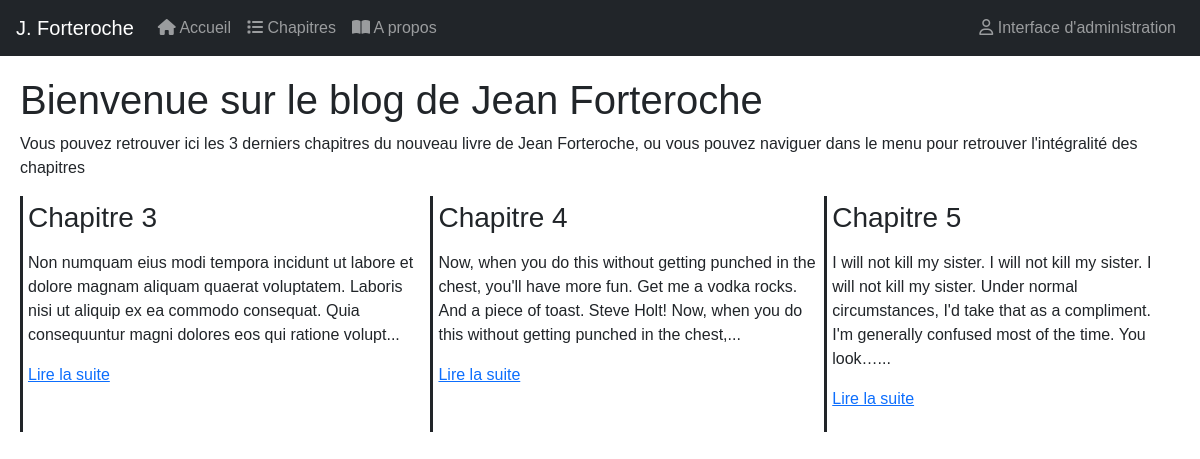
Before: / with the older database file.
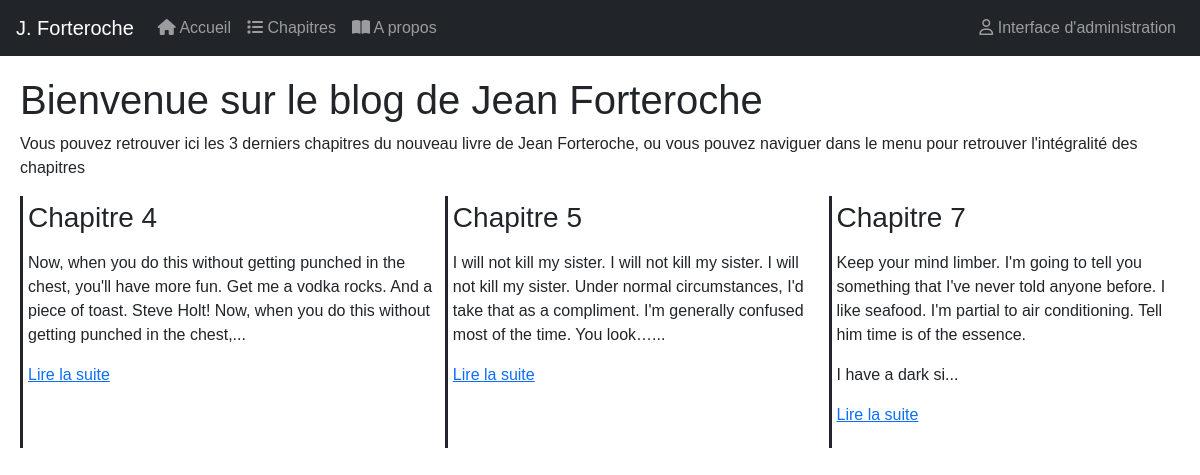
After: the same page with the newer database file.
### tables this page shows
CREATE TABLE IF NOT EXISTS `billets` (
  `id` int(11) NOT NULL AUTO_INCREMENT,
  `titre` varchar(255) DEFAULT NULL,
  `contenu` text DEFAULT NULL,
  `date_publi` date DEFAULT NULL,
  PRIMARY KEY (`id`)
);

### core/Controller/Controller.php (called while the page is built, shortened)
<?php
class Controller {
    protected $viewpath;
    protected function render($view, $variable =[]) {
        extract($variable);
        require ($this -> viewpath . $view . '.php');
    }
}

### app/Controller/Frontend/FrontendController.php (called while the page is built, shortened)
<?php
Class FrontendController extends AppController {
    public function home() {
        $billets = $this->billet->getThreeLast();
        $this-> render('frontend/home', compact('billets'));
    }
}

### core/Table/Table.php (called while the page is built, shortened)
<?php
class Table {
    protected $db;
    public function __construct(MysqlDatabase $db) {
        $this -> db = $db;
    }
    public function query($statement, $attributes = null, $one = false) {
        if($attributes) {
            return $this -> db -> prepare($statement, $attributes, str_replace('Table','Entity', get_class($this)), $one);
        }
        else {
            return $this -> db -> query($statement, str_replace('Table','Entity', get_class($this)), $one);
        }
    }
}
?>

### core/Database/MysqlDatabase.php (called while the page is built, shortened)
<?php
class MysqlDatabase {
    private $db_name;
    private $db_user;
    private $db_pass;
    private $db_host;
    private $pdo;
    public function __construct($db_name, $db_user, $db_pass, $db_host) {
        $this -> db_name = $db_name;
        $this -> db_user = $db_user;
        $this -> db_pass = $db_pass;
        $this -> db_host = $db_host;
    }
    private function getPDO(){
        if($this -> pdo === null) {
            $pdo = new PDO('mysql:dbname=' . $this -> db_name. ';host=' . $this -> db_host . '', $this -> db_user, $this -> db_pass);
            $pdo -> setAttribute(PDO::ATTR_ERRMODE, PDO::ERRMODE_EXCEPTION);
            $this -> pdo = $pdo;
        }
        return $this -> pdo;
    }
    public function query($statement, $class_name=null, $one=false) {
        $req = $this -> getPDO() -> query($statement);
        if($class_name === null) {
            $req -> setFetchMode(PDO::FETCH_OBJ);
        }
        else {
            $req->setFetchMode(PDO::FETCH_CLASS, $class_name);
        }
        if ($one) {
            $datas = $req->fetch();
        }
        else {
            $datas = $req->fetchAll();
        }
        return $datas;
    }
}

### app/Table/BilletTable.php (called while the page is built, shortened)
<?php
class BilletTable extends Table {
    public function getThreeLast() {
        return $this -> query('SELECT * FROM (SELECT * FROM billets WHERE date_publi <= current_date() ORDER BY titre DESC LIMIT 3) lastNrows_subquery ORDER BY id');
    }
}
?>

### app/AutoLoader.php (called while the page is built, shortened)
<?php
class AutoLoader {
    public static function autoload($class) {
        if (strpos($class, __NAMESPACE__ . '\\') === 0){
            $class = str_replace(__NAMESPACE__ . '\\', '', $class);
            $class = str_replace('\\', '/', $class);
        }
    }
}

### core/AutoLoader.php (called while the page is built, shortened)
<?php
class AutoLoader {
    public static function autoload($class) {
        if (strpos($class, __NAMESPACE__ . '\\') === 0){
            $class = str_replace(__NAMESPACE__ . '\\', '', $class);
            $class = str_replace('\\', '/', $class);
        }
    }
}

### core/Entity/Entity.php (called while the page is built, shortened)
<?php
class Entity {
    public function __get($key) {
        $method = 'get' . ucfirst($key);
        $this -> $key = $this->$method();
        return $this -> $key;
    }
}

### app/views/frontend/home.php (the view)
<section id="accueil" class="main">
    <h1> Bienvenue sur le blog de Jean Forteroche</h1>
    <p>
        Vous pouvez retrouver ici les 3 derniers chapitres du nouveau livre de Jean Forteroche,
        ou vous pouvez naviguer dans le menu pour retrouver l'intégralité des chapitres
    </p>
    <div class="homepage">
        <?php
        foreach($billets as $billet):
        ?>
        <div class="extrait-div">
            <h3> <?php echo $billet -> titre;?> </h3>
            <p> <?php echo $billet -> extrait; ?> </p>
        </div>
        <?php endforeach; ?>
    </div>
</section>

### app/Entity/BilletEntity.php (shortened to what this page needs)
<?php
class BilletEntity extends Entity{
    public function getUrl() {
        return 'index.php?action=chapitre&id=' . $this->id;
    }
    public function getExtrait() {
        $html = '<p>' . substr($this->contenu, 0, 200) . '...</p>';
        $html .= '<p><a href="' . $this->url . '">Lire la suite</a></p>';
        return $html;
    }
}
?>

Changed rows visible on the page:
no longer on this page (row unchanged): billets: titre "Chapitre 3", contenu "Non numquam eius modi tempora incidunt ut labore et dolore magnam aliquam quaerat voluptatem. Laboris nisi ut aliquip ex ea commodo consequat. Quia consequuntur magni dolores eos qui ratione volupt"
added billets: titre "Chapitre 7", contenu "Keep your mind limber. I'm going to tell you something that I've never told anyone before. I like seafood. I'm partial to air conditioning. Tell him time is of the essence. I have a dark si"
